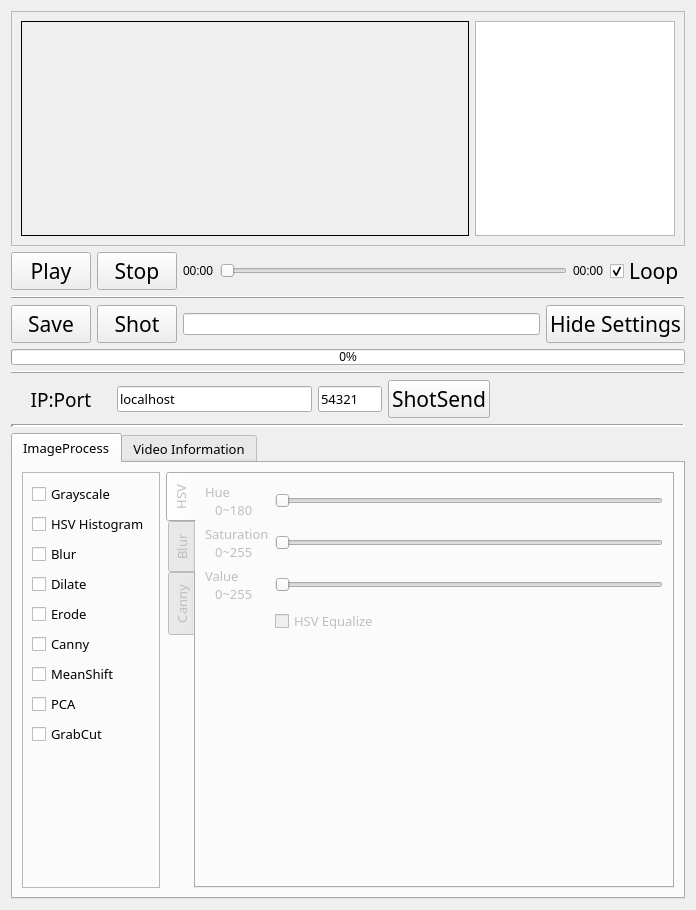
<?xml version="1.0" encoding="UTF-8"?>
<ui version="4.0">
 <class>VideoView</class>
 <widget class="QWidget" name="VideoView">
  <property name="geometry">
   <rect>
    <x>0</x>
    <y>0</y>
    <width>696</width>
    <height>910</height>
   </rect>
  </property>
  <property name="sizePolicy">
   <sizepolicy hsizetype="Minimum" vsizetype="Minimum">
    <horstretch>0</horstretch>
    <verstretch>0</verstretch>
   </sizepolicy>
  </property>
  <property name="windowTitle">
   <string>Form</string>
  </property>
  <layout class="QVBoxLayout" name="verticalLayout">
   <item>
    <widget class="QFrame" name="frameV">
     <property name="frameShape">
      <enum>QFrame::StyledPanel</enum>
     </property>
     <property name="frameShadow">
      <enum>QFrame::Raised</enum>
     </property>
     <layout class="QHBoxLayout" name="horizontalLayout_4">
      <item>
       <layout class="QHBoxLayout" name="frameLayout">
        <item>
         <widget class="FrameLabel" name="frameLabel">
          <property name="enabled">
           <bool>true</bool>
          </property>
          <property name="sizePolicy">
           <sizepolicy hsizetype="Ignored" vsizetype="Ignored">
            <horstretch>0</horstretch>
            <verstretch>0</verstretch>
           </sizepolicy>
          </property>
          <property name="mouseTracking">
           <bool>true</bool>
          </property>
          <property name="autoFillBackground">
           <bool>true</bool>
          </property>
          <property name="frameShape">
           <enum>QFrame::Box</enum>
          </property>
          <property name="alignment">
           <set>Qt::AlignCenter</set>
          </property>
         </widget>
        </item>
       </layout>
      </item>
      <item>
       <widget class="QListView" name="listViewCapture">
        <property name="sizePolicy">
         <sizepolicy hsizetype="Maximum" vsizetype="Expanding">
          <horstretch>0</horstretch>
          <verstretch>0</verstretch>
         </sizepolicy>
        </property>
        <property name="maximumSize">
         <size>
          <width>200</width>
          <height>16777215</height>
         </size>
        </property>
       </widget>
      </item>
     </layout>
    </widget>
   </item>
   <item>
    <layout class="QVBoxLayout" name="verticalLayout_2">
     <item>
      <layout class="QHBoxLayout" name="playerControlLayout">
       <item>
        <widget class="QPushButton" name="PlayButton">
         <property name="sizePolicy">
          <sizepolicy hsizetype="Minimum" vsizetype="Maximum">
           <horstretch>0</horstretch>
           <verstretch>0</verstretch>
          </sizepolicy>
         </property>
         <property name="font">
          <font>
           <family>Al Bayan</family>
           <pointsize>16</pointsize>
          </font>
         </property>
         <property name="text">
          <string>Play</string>
         </property>
         <property name="icon">
          <iconset resource="../../Resources.qrc">
           <normaloff>:/main/image/appbar.control.play.png</normaloff>:/main/image/appbar.control.play.png</iconset>
         </property>
         <property name="iconSize">
          <size>
           <width>32</width>
           <height>32</height>
          </size>
         </property>
         <property name="shortcut">
          <string>Return</string>
         </property>
         <property name="checkable">
          <bool>false</bool>
         </property>
        </widget>
       </item>
       <item>
        <widget class="QPushButton" name="StopButton">
         <property name="sizePolicy">
          <sizepolicy hsizetype="Minimum" vsizetype="Maximum">
           <horstretch>0</horstretch>
           <verstretch>0</verstretch>
          </sizepolicy>
         </property>
         <property name="font">
          <font>
           <family>Al Bayan</family>
           <pointsize>16</pointsize>
          </font>
         </property>
         <property name="text">
          <string>Stop</string>
         </property>
         <property name="icon">
          <iconset resource="../../Resources.qrc">
           <normaloff>:/main/image/appbar.close.png</normaloff>:/main/image/appbar.close.png</iconset>
         </property>
         <property name="iconSize">
          <size>
           <width>32</width>
           <height>32</height>
          </size>
         </property>
        </widget>
       </item>
       <item>
        <widget class="QLabel" name="currentTimeLabel">
         <property name="sizePolicy">
          <sizepolicy hsizetype="Preferred" vsizetype="Maximum">
           <horstretch>0</horstretch>
           <verstretch>0</verstretch>
          </sizepolicy>
         </property>
         <property name="text">
          <string>00:00</string>
         </property>
        </widget>
       </item>
       <item>
        <widget class="QSlider" name="TimeSlider">
         <property name="sizePolicy">
          <sizepolicy hsizetype="Expanding" vsizetype="Maximum">
           <horstretch>0</horstretch>
           <verstretch>0</verstretch>
          </sizepolicy>
         </property>
         <property name="orientation">
          <enum>Qt::Horizontal</enum>
         </property>
        </widget>
       </item>
       <item>
        <widget class="QLabel" name="totalTimeLabel">
         <property name="sizePolicy">
          <sizepolicy hsizetype="Preferred" vsizetype="Maximum">
           <horstretch>0</horstretch>
           <verstretch>0</verstretch>
          </sizepolicy>
         </property>
         <property name="text">
          <string>00:00</string>
         </property>
        </widget>
       </item>
       <item>
        <widget class="QCheckBox" name="LoopCheckBox">
         <property name="font">
          <font>
           <family>Al Bayan</family>
           <pointsize>16</pointsize>
          </font>
         </property>
         <property name="text">
          <string>Loop</string>
         </property>
         <property name="checked">
          <bool>true</bool>
         </property>
        </widget>
       </item>
      </layout>
     </item>
     <item>
      <widget class="Line" name="line_2">
       <property name="frameShadow">
        <enum>QFrame::Raised</enum>
       </property>
       <property name="orientation">
        <enum>Qt::Horizontal</enum>
       </property>
      </widget>
     </item>
     <item>
      <layout class="QHBoxLayout" name="horizontalLayout_2">
       <item>
        <widget class="QPushButton" name="saveButton">
         <property name="font">
          <font>
           <family>Al Bayan</family>
           <pointsize>16</pointsize>
          </font>
         </property>
         <property name="text">
          <string>Save</string>
         </property>
         <property name="icon">
          <iconset resource="../../Resources.qrc">
           <normaloff>:/main/image/PlayVideo.png</normaloff>:/main/image/PlayVideo.png</iconset>
         </property>
        </widget>
       </item>
       <item>
        <widget class="QPushButton" name="pushButtonShot">
         <property name="font">
          <font>
           <family>Al Bayan</family>
           <pointsize>16</pointsize>
          </font>
         </property>
         <property name="text">
          <string>Shot</string>
         </property>
         <property name="icon">
          <iconset resource="../../Resources.qrc">
           <normaloff>:/main/image/86-camera.png</normaloff>:/main/image/86-camera.png</iconset>
         </property>
        </widget>
       </item>
       <item>
        <widget class="QLineEdit" name="lineEditFolder">
         <property name="minimumSize">
          <size>
           <width>250</width>
           <height>0</height>
          </size>
         </property>
        </widget>
       </item>
       <item>
        <widget class="QPushButton" name="hideSettingsButton">
         <property name="font">
          <font>
           <family>Al Bayan</family>
           <pointsize>16</pointsize>
          </font>
         </property>
         <property name="text">
          <string>Hide Settings</string>
         </property>
        </widget>
       </item>
      </layout>
     </item>
    </layout>
   </item>
   <item>
    <widget class="QProgressBar" name="saveProgressBar">
     <property name="maximumSize">
      <size>
       <width>16777215</width>
       <height>16</height>
      </size>
     </property>
     <property name="value">
      <number>0</number>
     </property>
    </widget>
   </item>
   <item>
    <widget class="Line" name="line_3">
     <property name="frameShadow">
      <enum>QFrame::Raised</enum>
     </property>
     <property name="orientation">
      <enum>Qt::Horizontal</enum>
     </property>
    </widget>
   </item>
   <item>
    <layout class="QHBoxLayout" name="horizontalLayout_8">
     <item>
      <widget class="QLabel" name="label_2">
       <property name="minimumSize">
        <size>
         <width>100</width>
         <height>0</height>
        </size>
       </property>
       <property name="font">
        <font>
         <family>Al Bayan</family>
         <pointsize>14</pointsize>
        </font>
       </property>
       <property name="text">
        <string>IP:Port</string>
       </property>
       <property name="alignment">
        <set>Qt::AlignCenter</set>
       </property>
      </widget>
     </item>
     <item>
      <widget class="QLineEdit" name="lineEditIP">
       <property name="minimumSize">
        <size>
         <width>120</width>
         <height>0</height>
        </size>
       </property>
       <property name="font">
        <font>
         <family>Al Bayan</family>
         <pointsize>10</pointsize>
        </font>
       </property>
       <property name="text">
        <string>localhost</string>
       </property>
      </widget>
     </item>
     <item>
      <widget class="QLineEdit" name="lineEditPort">
       <property name="sizePolicy">
        <sizepolicy hsizetype="Fixed" vsizetype="Fixed">
         <horstretch>0</horstretch>
         <verstretch>0</verstretch>
        </sizepolicy>
       </property>
       <property name="maximumSize">
        <size>
         <width>64</width>
         <height>16777215</height>
        </size>
       </property>
       <property name="font">
        <font>
         <family>Al Bayan</family>
         <pointsize>10</pointsize>
        </font>
       </property>
       <property name="text">
        <string>54321</string>
       </property>
      </widget>
     </item>
     <item>
      <widget class="QPushButton" name="buttonShotSend">
       <property name="font">
        <font>
         <family>Al Bayan</family>
         <pointsize>16</pointsize>
        </font>
       </property>
       <property name="text">
        <string>ShotSend</string>
       </property>
       <property name="icon">
        <iconset resource="../../Resources.qrc">
         <normaloff>:/main/image/Send.png</normaloff>:/main/image/Send.png</iconset>
       </property>
      </widget>
     </item>
     <item>
      <spacer name="horizontalSpacer">
       <property name="orientation">
        <enum>Qt::Horizontal</enum>
       </property>
       <property name="sizeHint" stdset="0">
        <size>
         <width>40</width>
         <height>20</height>
        </size>
       </property>
      </spacer>
     </item>
    </layout>
   </item>
   <item>
    <widget class="Line" name="line">
     <property name="frameShadow">
      <enum>QFrame::Sunken</enum>
     </property>
     <property name="lineWidth">
      <number>3</number>
     </property>
     <property name="orientation">
      <enum>Qt::Horizontal</enum>
     </property>
    </widget>
   </item>
   <item>
    <widget class="QTabWidget" name="tabWidget">
     <property name="sizePolicy">
      <sizepolicy hsizetype="Expanding" vsizetype="Maximum">
       <horstretch>0</horstretch>
       <verstretch>0</verstretch>
      </sizepolicy>
     </property>
     <property name="minimumSize">
      <size>
       <width>0</width>
       <height>0</height>
      </size>
     </property>
     <property name="font">
      <font>
       <family>Al Bayan</family>
       <pointsize>10</pointsize>
      </font>
     </property>
     <property name="currentIndex">
      <number>0</number>
     </property>
     <widget class="QWidget" name="tab">
      <attribute name="title">
       <string>ImageProcess</string>
      </attribute>
      <layout class="QHBoxLayout" name="horizontalLayout_3">
       <item>
        <widget class="QFrame" name="frame">
         <property name="sizePolicy">
          <sizepolicy hsizetype="Minimum" vsizetype="Preferred">
           <horstretch>0</horstretch>
           <verstretch>0</verstretch>
          </sizepolicy>
         </property>
         <property name="minimumSize">
          <size>
           <width>128</width>
           <height>0</height>
          </size>
         </property>
         <property name="maximumSize">
          <size>
           <width>320</width>
           <height>16777215</height>
          </size>
         </property>
         <property name="frameShape">
          <enum>QFrame::StyledPanel</enum>
         </property>
         <property name="frameShadow">
          <enum>QFrame::Raised</enum>
         </property>
         <layout class="QVBoxLayout" name="verticalLayout_3">
          <item>
           <widget class="QCheckBox" name="checkBoxGrayscale">
            <property name="sizePolicy">
             <sizepolicy hsizetype="Maximum" vsizetype="Fixed">
              <horstretch>0</horstretch>
              <verstretch>0</verstretch>
             </sizepolicy>
            </property>
            <property name="toolTip">
             <string>&lt;html&gt;&lt;head/&gt;&lt;body&gt;&lt;p&gt;Converts images in grayscale before processing. Speeds up processing.&lt;/p&gt;&lt;/body&gt;&lt;/html&gt;</string>
            </property>
            <property name="whatsThis">
             <string>&lt;html&gt;&lt;head/&gt;&lt;body&gt;&lt;p&gt;&lt;span style=&quot; color:#000000;&quot;&gt;Converts images in grayscale before processing. Speeds up processing.&lt;/span&gt;&lt;/p&gt;&lt;/body&gt;&lt;/html&gt;</string>
            </property>
            <property name="text">
             <string>Grayscale</string>
            </property>
           </widget>
          </item>
          <item>
           <widget class="QCheckBox" name="checkBoxHsvHistogram">
            <property name="text">
             <string>HSV Histogram</string>
            </property>
           </widget>
          </item>
          <item>
           <widget class="QCheckBox" name="checkBoxBlurMode">
            <property name="text">
             <string>Blur</string>
            </property>
           </widget>
          </item>
          <item>
           <widget class="QCheckBox" name="checkBoxDilate">
            <property name="text">
             <string>Dilate</string>
            </property>
           </widget>
          </item>
          <item>
           <widget class="QCheckBox" name="checkBoxErode">
            <property name="text">
             <string>Erode</string>
            </property>
           </widget>
          </item>
          <item>
           <widget class="QCheckBox" name="checkBoxCanny">
            <property name="text">
             <string>Canny</string>
            </property>
           </widget>
          </item>
          <item>
           <widget class="QCheckBox" name="checkBoxMeanShift">
            <property name="text">
             <string>MeanShift</string>
            </property>
           </widget>
          </item>
          <item>
           <widget class="QCheckBox" name="checkBoxPCA">
            <property name="text">
             <string>PCA</string>
            </property>
           </widget>
          </item>
          <item>
           <widget class="QCheckBox" name="checkBoxGrabCut">
            <property name="text">
             <string>GrabCut</string>
            </property>
           </widget>
          </item>
          <item>
           <spacer name="verticalSpacer">
            <property name="orientation">
             <enum>Qt::Vertical</enum>
            </property>
            <property name="sizeHint" stdset="0">
             <size>
              <width>20</width>
              <height>130</height>
             </size>
            </property>
           </spacer>
          </item>
         </layout>
        </widget>
       </item>
       <item>
        <widget class="QTabWidget" name="tabSettings">
         <property name="enabled">
          <bool>false</bool>
         </property>
         <property name="tabPosition">
          <enum>QTabWidget::West</enum>
         </property>
         <property name="currentIndex">
          <number>0</number>
         </property>
         <widget class="QWidget" name="tabHSV">
          <property name="enabled">
           <bool>false</bool>
          </property>
          <attribute name="title">
           <string>HSV</string>
          </attribute>
          <layout class="QGridLayout" name="gridLayout_4" columnstretch="0,1">
           <item row="1" column="0">
            <widget class="QLabel" name="labelSat">
             <property name="enabled">
              <bool>false</bool>
             </property>
             <property name="text">
              <string>Saturation
   0~255</string>
             </property>
            </widget>
           </item>
           <item row="4" column="1">
            <spacer name="verticalSpacer_4">
             <property name="orientation">
              <enum>Qt::Vertical</enum>
             </property>
             <property name="sizeHint" stdset="0">
              <size>
               <width>20</width>
               <height>90</height>
              </size>
             </property>
            </spacer>
           </item>
           <item row="1" column="1">
            <widget class="RangeSlider" name="sliderSat">
             <property name="enabled">
              <bool>false</bool>
             </property>
             <property name="orientation">
              <enum>Qt::Horizontal</enum>
             </property>
            </widget>
           </item>
           <item row="2" column="0">
            <widget class="QLabel" name="labelVal">
             <property name="enabled">
              <bool>false</bool>
             </property>
             <property name="text">
              <string>Value
   0~255</string>
             </property>
            </widget>
           </item>
           <item row="0" column="0">
            <widget class="QLabel" name="labelHue">
             <property name="text">
              <string>Hue
   0~180</string>
             </property>
            </widget>
           </item>
           <item row="0" column="1">
            <widget class="RangeSlider" name="sliderHue">
             <property name="orientation">
              <enum>Qt::Horizontal</enum>
             </property>
            </widget>
           </item>
           <item row="2" column="1">
            <widget class="RangeSlider" name="sliderVal">
             <property name="enabled">
              <bool>false</bool>
             </property>
             <property name="orientation">
              <enum>Qt::Horizontal</enum>
             </property>
            </widget>
           </item>
           <item row="3" column="1">
            <widget class="QCheckBox" name="checkBoxHsvEqualize">
             <property name="text">
              <string>HSV Equalize</string>
             </property>
            </widget>
           </item>
          </layout>
         </widget>
         <widget class="QWidget" name="tabBlur">
          <attribute name="title">
           <string>Blur</string>
          </attribute>
          <layout class="QGridLayout" name="gridLayout_3">
           <item row="0" column="0">
            <widget class="QLabel" name="labelDilate">
             <property name="maximumSize">
              <size>
               <width>16777215</width>
               <height>32</height>
              </size>
             </property>
             <property name="text">
              <string>Dilate 3</string>
             </property>
            </widget>
           </item>
           <item row="1" column="0">
            <widget class="QLabel" name="labelErode">
             <property name="maximumSize">
              <size>
               <width>16777215</width>
               <height>32</height>
              </size>
             </property>
             <property name="text">
              <string>Erode 3</string>
             </property>
            </widget>
           </item>
           <item row="1" column="1">
            <widget class="QSlider" name="horizontalSliderErode">
             <property name="minimum">
              <number>1</number>
             </property>
             <property name="maximum">
              <number>3</number>
             </property>
             <property name="value">
              <number>3</number>
             </property>
             <property name="orientation">
              <enum>Qt::Horizontal</enum>
             </property>
            </widget>
           </item>
           <item row="2" column="0" colspan="2">
            <widget class="QGroupBox" name="groupBoxBlurMode">
             <property name="minimumSize">
              <size>
               <width>0</width>
               <height>72</height>
              </size>
             </property>
             <property name="font">
              <font>
               <family>Al Bayan</family>
               <pointsize>16</pointsize>
              </font>
             </property>
             <property name="title">
              <string>Blur Mode</string>
             </property>
             <property name="flat">
              <bool>false</bool>
             </property>
             <layout class="QHBoxLayout" name="horizontalLayout_6">
              <item>
               <widget class="QRadioButton" name="buttonMedian">
                <property name="font">
                 <font>
                  <family>Al Bayan</family>
                  <pointsize>8</pointsize>
                 </font>
                </property>
                <property name="text">
                 <string>Median</string>
                </property>
                <property name="checked">
                 <bool>true</bool>
                </property>
               </widget>
              </item>
              <item>
               <widget class="QRadioButton" name="buttonGaussian">
                <property name="font">
                 <font>
                  <family>Al Bayan</family>
                  <pointsize>8</pointsize>
                 </font>
                </property>
                <property name="text">
                 <string>Gaussian</string>
                </property>
                <property name="checked">
                 <bool>false</bool>
                </property>
                <property name="autoRepeat">
                 <bool>true</bool>
                </property>
               </widget>
              </item>
              <item>
               <widget class="QRadioButton" name="buttonMorph">
                <property name="font">
                 <font>
                  <family>Al Bayan</family>
                  <pointsize>8</pointsize>
                 </font>
                </property>
                <property name="text">
                 <string>Morph</string>
                </property>
               </widget>
              </item>
             </layout>
            </widget>
           </item>
           <item row="4" column="0">
            <spacer name="verticalSpacer_3">
             <property name="orientation">
              <enum>Qt::Vertical</enum>
             </property>
             <property name="sizeHint" stdset="0">
              <size>
               <width>20</width>
               <height>20</height>
              </size>
             </property>
            </spacer>
           </item>
           <item row="0" column="1">
            <widget class="QSlider" name="horizontalSliderDilate">
             <property name="minimum">
              <number>1</number>
             </property>
             <property name="maximum">
              <number>3</number>
             </property>
             <property name="value">
              <number>3</number>
             </property>
             <property name="orientation">
              <enum>Qt::Horizontal</enum>
             </property>
            </widget>
           </item>
           <item row="3" column="0" colspan="2">
            <widget class="QGroupBox" name="groupBoxMorph">
             <property name="enabled">
              <bool>false</bool>
             </property>
             <property name="minimumSize">
              <size>
               <width>0</width>
               <height>72</height>
              </size>
             </property>
             <property name="font">
              <font>
               <family>Al Bayan</family>
               <pointsize>16</pointsize>
              </font>
             </property>
             <property name="title">
              <string>Morph Option</string>
             </property>
             <layout class="QHBoxLayout" name="horizontalLayout_5">
              <item>
               <widget class="QRadioButton" name="buttonMorphOpen">
                <property name="font">
                 <font>
                  <family>Al Bayan</family>
                  <pointsize>8</pointsize>
                 </font>
                </property>
                <property name="text">
                 <string>Open</string>
                </property>
                <property name="checked">
                 <bool>true</bool>
                </property>
               </widget>
              </item>
              <item>
               <widget class="QRadioButton" name="buttonMorphClose">
                <property name="font">
                 <font>
                  <family>Al Bayan</family>
                  <pointsize>8</pointsize>
                 </font>
                </property>
                <property name="text">
                 <string>Close</string>
                </property>
               </widget>
              </item>
              <item>
               <widget class="QRadioButton" name="buttonMorphGradient">
                <property name="font">
                 <font>
                  <family>Al Bayan</family>
                  <pointsize>8</pointsize>
                 </font>
                </property>
                <property name="text">
                 <string>Gradient</string>
                </property>
               </widget>
              </item>
             </layout>
            </widget>
           </item>
          </layout>
         </widget>
         <widget class="QWidget" name="tabCanny">
          <attribute name="title">
           <string>Canny</string>
          </attribute>
          <layout class="QGridLayout" name="gridLayout_2" columnstretch="0,1">
           <item row="3" column="1">
            <widget class="QCheckBox" name="checkBoxL2Gradient">
             <property name="text">
              <string>L2Gradient</string>
             </property>
            </widget>
           </item>
           <item row="1" column="1">
            <widget class="RangeSlider" name="sliderThreshold">
             <property name="orientation">
              <enum>Qt::Horizontal</enum>
             </property>
            </widget>
           </item>
           <item row="2" column="1">
            <widget class="QSpinBox" name="spinBoxAperture">
             <property name="value">
              <number>3</number>
             </property>
            </widget>
           </item>
           <item row="1" column="0">
            <widget class="QLabel" name="labelThreshold">
             <property name="text">
              <string>Threshold
   0~255</string>
             </property>
            </widget>
           </item>
           <item row="2" column="0">
            <widget class="QLabel" name="label_4">
             <property name="text">
              <string>ApertureSize</string>
             </property>
            </widget>
           </item>
           <item row="4" column="1">
            <spacer name="verticalSpacer_2">
             <property name="orientation">
              <enum>Qt::Vertical</enum>
             </property>
             <property name="sizeHint" stdset="0">
              <size>
               <width>20</width>
               <height>20</height>
              </size>
             </property>
            </spacer>
           </item>
          </layout>
         </widget>
        </widget>
       </item>
      </layout>
     </widget>
     <widget class="QWidget" name="InfoTab">
      <property name="sizePolicy">
       <sizepolicy hsizetype="Minimum" vsizetype="Maximum">
        <horstretch>0</horstretch>
        <verstretch>0</verstretch>
       </sizepolicy>
      </property>
      <property name="minimumSize">
       <size>
        <width>0</width>
        <height>0</height>
       </size>
      </property>
      <attribute name="title">
       <string>Video Information</string>
      </attribute>
      <layout class="QGridLayout" name="gridLayout">
       <item row="3" column="3">
        <widget class="QLabel" name="nFramesCapturedLabel">
         <property name="sizePolicy">
          <sizepolicy hsizetype="MinimumExpanding" vsizetype="MinimumExpanding">
           <horstretch>0</horstretch>
           <verstretch>0</verstretch>
          </sizepolicy>
         </property>
         <property name="font">
          <font>
           <family>Al Bayan</family>
           <pointsize>8</pointsize>
          </font>
         </property>
         <property name="text">
          <string/>
         </property>
         <property name="alignment">
          <set>Qt::AlignCenter</set>
         </property>
        </widget>
       </item>
       <item row="5" column="1">
        <widget class="QLabel" name="label_23">
         <property name="sizePolicy">
          <sizepolicy hsizetype="MinimumExpanding" vsizetype="MinimumExpanding">
           <horstretch>0</horstretch>
           <verstretch>0</verstretch>
          </sizepolicy>
         </property>
         <property name="font">
          <font>
           <family>Al Bayan</family>
           <pointsize>10</pointsize>
           <weight>75</weight>
           <bold>true</bold>
          </font>
         </property>
         <property name="text">
          <string>Processing Rate:</string>
         </property>
        </widget>
       </item>
       <item row="5" column="2">
        <widget class="QLabel" name="processingRateLabel">
         <property name="sizePolicy">
          <sizepolicy hsizetype="MinimumExpanding" vsizetype="MinimumExpanding">
           <horstretch>0</horstretch>
           <verstretch>0</verstretch>
          </sizepolicy>
         </property>
         <property name="font">
          <font>
           <family>Al Bayan</family>
           <pointsize>10</pointsize>
          </font>
         </property>
         <property name="text">
          <string/>
         </property>
        </widget>
       </item>
       <item row="2" column="2">
        <widget class="QLabel" name="cameraResolutionLabel">
         <property name="sizePolicy">
          <sizepolicy hsizetype="MinimumExpanding" vsizetype="MinimumExpanding">
           <horstretch>0</horstretch>
           <verstretch>0</verstretch>
          </sizepolicy>
         </property>
         <property name="font">
          <font>
           <family>Al Bayan</family>
           <pointsize>10</pointsize>
          </font>
         </property>
         <property name="alignment">
          <set>Qt::AlignLeading|Qt::AlignLeft|Qt::AlignVCenter</set>
         </property>
        </widget>
       </item>
       <item row="1" column="2">
        <widget class="QLabel" name="deviceNumberLabel">
         <property name="sizePolicy">
          <sizepolicy hsizetype="MinimumExpanding" vsizetype="MinimumExpanding">
           <horstretch>0</horstretch>
           <verstretch>0</verstretch>
          </sizepolicy>
         </property>
         <property name="font">
          <font>
           <family>Al Bayan</family>
           <pointsize>10</pointsize>
          </font>
         </property>
         <property name="alignment">
          <set>Qt::AlignLeading|Qt::AlignLeft|Qt::AlignVCenter</set>
         </property>
        </widget>
       </item>
       <item row="2" column="1">
        <widget class="QLabel" name="label_26">
         <property name="sizePolicy">
          <sizepolicy hsizetype="MinimumExpanding" vsizetype="MinimumExpanding">
           <horstretch>0</horstretch>
           <verstretch>0</verstretch>
          </sizepolicy>
         </property>
         <property name="font">
          <font>
           <family>Al Bayan</family>
           <pointsize>10</pointsize>
           <weight>75</weight>
           <bold>true</bold>
          </font>
         </property>
         <property name="text">
          <string>Resolution:</string>
         </property>
         <property name="alignment">
          <set>Qt::AlignLeading|Qt::AlignLeft|Qt::AlignVCenter</set>
         </property>
        </widget>
       </item>
       <item row="3" column="1">
        <widget class="QLabel" name="label_27">
         <property name="sizePolicy">
          <sizepolicy hsizetype="MinimumExpanding" vsizetype="MinimumExpanding">
           <horstretch>0</horstretch>
           <verstretch>0</verstretch>
          </sizepolicy>
         </property>
         <property name="font">
          <font>
           <family>Al Bayan</family>
           <pointsize>10</pointsize>
           <weight>75</weight>
           <bold>true</bold>
          </font>
         </property>
         <property name="text">
          <string>Framerate:</string>
         </property>
         <property name="alignment">
          <set>Qt::AlignLeading|Qt::AlignLeft|Qt::AlignVCenter</set>
         </property>
        </widget>
       </item>
       <item row="3" column="2">
        <widget class="QLabel" name="captureRateLabel">
         <property name="enabled">
          <bool>true</bool>
         </property>
         <property name="sizePolicy">
          <sizepolicy hsizetype="MinimumExpanding" vsizetype="MinimumExpanding">
           <horstretch>0</horstretch>
           <verstretch>0</verstretch>
          </sizepolicy>
         </property>
         <property name="font">
          <font>
           <family>Al Bayan</family>
           <pointsize>10</pointsize>
          </font>
         </property>
         <property name="text">
          <string/>
         </property>
        </widget>
       </item>
       <item row="5" column="3">
        <widget class="QLabel" name="nFramesProcessedLabel">
         <property name="sizePolicy">
          <sizepolicy hsizetype="MinimumExpanding" vsizetype="MinimumExpanding">
           <horstretch>0</horstretch>
           <verstretch>0</verstretch>
          </sizepolicy>
         </property>
         <property name="font">
          <font>
           <family>Al Bayan</family>
           <pointsize>8</pointsize>
          </font>
         </property>
         <property name="text">
          <string/>
         </property>
         <property name="alignment">
          <set>Qt::AlignCenter</set>
         </property>
        </widget>
       </item>
       <item row="6" column="1">
        <widget class="QLabel" name="label_28">
         <property name="sizePolicy">
          <sizepolicy hsizetype="MinimumExpanding" vsizetype="MinimumExpanding">
           <horstretch>0</horstretch>
           <verstretch>0</verstretch>
          </sizepolicy>
         </property>
         <property name="font">
          <font>
           <family>Al Bayan</family>
           <pointsize>10</pointsize>
           <weight>75</weight>
           <bold>true</bold>
          </font>
         </property>
         <property name="text">
          <string>ROI:</string>
         </property>
        </widget>
       </item>
       <item row="6" column="2">
        <widget class="QLabel" name="roiLabel">
         <property name="sizePolicy">
          <sizepolicy hsizetype="MinimumExpanding" vsizetype="MinimumExpanding">
           <horstretch>0</horstretch>
           <verstretch>0</verstretch>
          </sizepolicy>
         </property>
         <property name="font">
          <font>
           <family>Al Bayan</family>
           <pointsize>10</pointsize>
          </font>
         </property>
         <property name="text">
          <string/>
         </property>
        </widget>
       </item>
       <item row="7" column="1">
        <widget class="QLabel" name="label_22">
         <property name="sizePolicy">
          <sizepolicy hsizetype="MinimumExpanding" vsizetype="MinimumExpanding">
           <horstretch>0</horstretch>
           <verstretch>0</verstretch>
          </sizepolicy>
         </property>
         <property name="font">
          <font>
           <family>Al Bayan</family>
           <pointsize>10</pointsize>
           <weight>75</weight>
           <bold>true</bold>
          </font>
         </property>
         <property name="text">
          <string>Cursor:</string>
         </property>
        </widget>
       </item>
       <item row="7" column="2">
        <widget class="QLabel" name="mouseCursorPosLabel">
         <property name="sizePolicy">
          <sizepolicy hsizetype="MinimumExpanding" vsizetype="MinimumExpanding">
           <horstretch>0</horstretch>
           <verstretch>0</verstretch>
          </sizepolicy>
         </property>
         <property name="font">
          <font>
           <family>Al Bayan</family>
           <pointsize>10</pointsize>
          </font>
         </property>
         <property name="text">
          <string/>
         </property>
        </widget>
       </item>
       <item row="8" column="4">
        <layout class="QHBoxLayout" name="horizontalLayout"/>
       </item>
       <item row="1" column="1">
        <widget class="QLabel" name="label_24">
         <property name="sizePolicy">
          <sizepolicy hsizetype="MinimumExpanding" vsizetype="MinimumExpanding">
           <horstretch>0</horstretch>
           <verstretch>0</verstretch>
          </sizepolicy>
         </property>
         <property name="font">
          <font>
           <family>Al Bayan</family>
           <pointsize>10</pointsize>
           <weight>75</weight>
           <bold>true</bold>
          </font>
         </property>
         <property name="text">
          <string>Filename:</string>
         </property>
         <property name="alignment">
          <set>Qt::AlignLeading|Qt::AlignLeft|Qt::AlignVCenter</set>
         </property>
        </widget>
       </item>
       <item row="4" column="1">
        <widget class="QLabel" name="label">
         <property name="font">
          <font>
           <family>Al Bayan</family>
           <pointsize>10</pointsize>
           <weight>75</weight>
           <bold>true</bold>
          </font>
         </property>
         <property name="text">
          <string>Framenumber:</string>
         </property>
        </widget>
       </item>
       <item row="4" column="2">
        <widget class="QLabel" name="currentFrameNumberLabel">
         <property name="font">
          <font>
           <family>Al Bayan</family>
           <pointsize>10</pointsize>
          </font>
         </property>
         <property name="text">
          <string/>
         </property>
        </widget>
       </item>
      </layout>
     </widget>
    </widget>
   </item>
  </layout>
 </widget>
 <customwidgets>
  <customwidget>
   <class>FrameLabel</class>
   <extends>QLabel</extends>
   <header>FrameLabel.h</header>
  </customwidget>
  <customwidget>
   <class>RangeSlider</class>
   <extends>QSlider</extends>
   <header location="global">rangeslider.h</header>
  </customwidget>
 </customwidgets>
 <resources>
  <include location="../../Resources.qrc"/>
 </resources>
 <connections/>
</ui>
